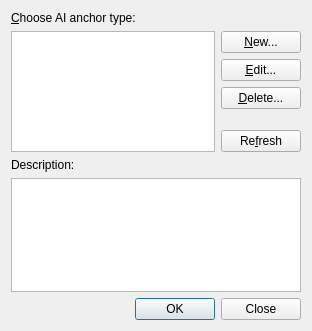
<?xml version="1.0" encoding="UTF-8"?>
<ui version="4.0">
 <class>SmartObjectActionDialog</class>
 <widget class="QDialog" name="SmartObjectActionDialog">
  <property name="geometry">
   <rect>
    <x>0</x>
    <y>0</y>
    <width>312</width>
    <height>331</height>
   </rect>
  </property>
  <property name="windowTitle">
   <string>AI Anchors</string>
  </property>
  <layout class="QGridLayout" name="gridLayout">
   <item row="0" column="0">
    <widget class="QLabel" name="m_labelListCaption">
     <property name="text">
      <string>&amp;Choose AI anchor type:</string>
     </property>
     <property name="alignment">
      <set>Qt::AlignLeading|Qt::AlignLeft|Qt::AlignTop</set>
     </property>
     <property name="buddy">
      <cstring>m_wndActionList</cstring>
     </property>
    </widget>
   </item>
   <item row="1" column="1">
    <widget class="QPushButton" name="m_btnNew">
     <property name="text">
      <string>&amp;New...</string>
     </property>
    </widget>
   </item>
   <item row="2" column="1">
    <widget class="QPushButton" name="m_btnEdit">
     <property name="text">
      <string>&amp;Edit...</string>
     </property>
    </widget>
   </item>
   <item row="3" column="1">
    <widget class="QPushButton" name="m_btnDelete">
     <property name="text">
      <string>&amp;Delete...</string>
     </property>
    </widget>
   </item>
   <item row="4" column="1">
    <spacer name="verticalSpacer">
     <property name="orientation">
      <enum>Qt::Vertical</enum>
     </property>
     <property name="sizeType">
      <enum>QSizePolicy::Fixed</enum>
     </property>
     <property name="sizeHint" stdset="0">
      <size>
       <width>20</width>
       <height>15</height>
      </size>
     </property>
    </spacer>
   </item>
   <item row="5" column="1">
    <widget class="QPushButton" name="m_btnRefresh">
     <property name="text">
      <string>Re&amp;fresh</string>
     </property>
    </widget>
   </item>
   <item row="6" column="1">
    <spacer name="verticalSpacer_2">
     <property name="orientation">
      <enum>Qt::Vertical</enum>
     </property>
     <property name="sizeHint" stdset="0">
      <size>
       <width>20</width>
       <height>28</height>
      </size>
     </property>
    </spacer>
   </item>
   <item row="7" column="0">
    <widget class="QLabel" name="label">
     <property name="text">
      <string>Description:</string>
     </property>
     <property name="alignment">
      <set>Qt::AlignLeading|Qt::AlignLeft|Qt::AlignTop</set>
     </property>
     <property name="buddy">
      <cstring>m_description</cstring>
     </property>
    </widget>
   </item>
   <item row="8" column="0" colspan="2">
    <widget class="QTextEdit" name="m_description">
     <property name="readOnly">
      <bool>true</bool>
     </property>
    </widget>
   </item>
   <item row="9" column="0" colspan="2">
    <widget class="QDialogButtonBox" name="buttonBox">
     <property name="standardButtons">
      <set>QDialogButtonBox::Close|QDialogButtonBox::Ok</set>
     </property>
    </widget>
   </item>
   <item row="1" column="0" rowspan="6">
    <widget class="QListView" name="m_wndActionList"/>
   </item>
  </layout>
 </widget>
 <resources/>
 <connections>
  <connection>
   <sender>buttonBox</sender>
   <signal>accepted()</signal>
   <receiver>SmartObjectActionDialog</receiver>
   <slot>accept()</slot>
   <hints>
    <hint type="sourcelabel">
     <x>192</x>
     <y>309</y>
    </hint>
    <hint type="destinationlabel">
     <x>266</x>
     <y>179</y>
    </hint>
   </hints>
  </connection>
  <connection>
   <sender>buttonBox</sender>
   <signal>rejected()</signal>
   <receiver>SmartObjectActionDialog</receiver>
   <slot>reject()</slot>
   <hints>
    <hint type="sourcelabel">
     <x>264</x>
     <y>310</y>
    </hint>
    <hint type="destinationlabel">
     <x>249</x>
     <y>168</y>
    </hint>
   </hints>
  </connection>
 </connections>
</ui>
